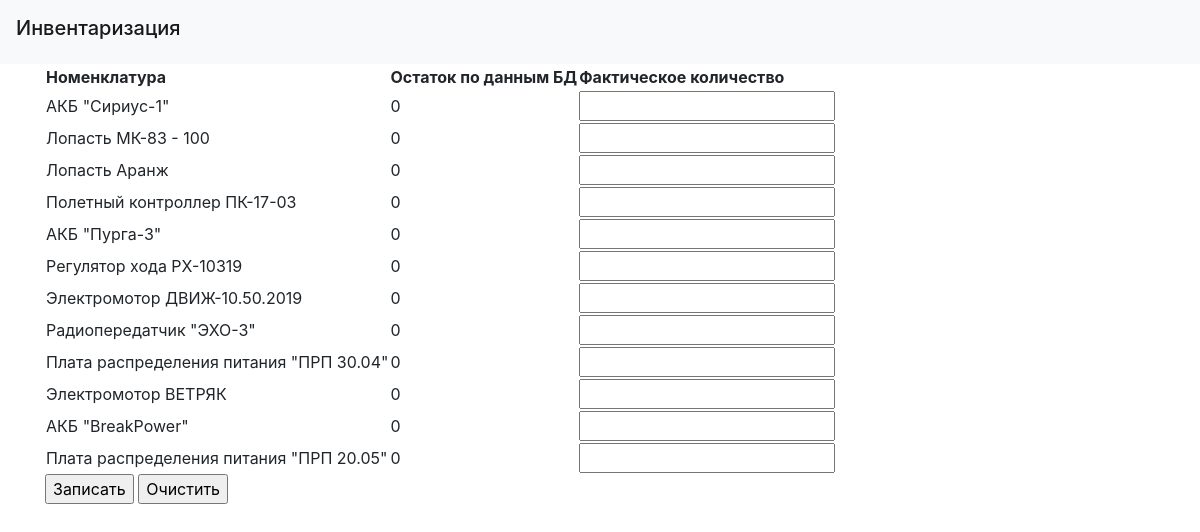
The page /inventarisation on the database its author committed.
### data/details.py (models this page shows)
class DetailCategory(SqlAlchemyBase, UserMixin, SerializerMixin):
    __tablename__ = 'detail_category'
    id = sqlalchemy.Column(sqlalchemy.Integer, primary_key=True, autoincrement=True)
    name_det = sqlalchemy.Column(sqlalchemy.String)
    category = sqlalchemy.Column(sqlalchemy.String)

### main.py (the view)
@app.route('/inventarisation', methods=['GET', 'POST'])
def reqister():
    combo_box_options = []
    db_session.global_init('db/drons1.sqlite')
    session = db_session.create_session()
    for user in session.query(DetailCategory):
        combo_box_options.append((user.name_det, 0))
    params = dict()
    params['list_of_sub'] = combo_box_options
    return render_template('table_inv.html', title='Регистрация', params=params)

### data/db_session.py (called while the page is built, shortened)
def global_init(db_file):
    global __factory
    if __factory:
        return

def create_session() -> Session:
    global __factory
    return __factory()

### templates/table_inv.html
{% extends "base.html" %}
{% block content %}
<form>
    <table>
        <tr>
            <th>Номенклатура</th>
            <th>Остаток по данным БД</th>
            <th>Фактическое количество</th>
        </tr>
        {% for item in params['list_of_sub'] %}
        <tr>
            <td>{{ item[0] }}</td>
            <td>{{ item[1] }}</td>
            <td><input type="text"></td>
        </tr>
        {% endfor %}
    </table>
    <p>
        <input type="submit" value="Записать">
        <input type="reset" value="Очистить">
    </p>
</form>
{% endblock %}

### templates/base.html (shortened to what this page needs)
<!doctype html>
<html lang="en">
<head>
    <link rel="stylesheet"
          href="https://stackpath.bootstrapcdn.com/bootstrap/4.4.1/css/bootstrap.min.css"
>
    <link rel="stylesheet" href="/static/css/style.css">
</head>
<body>
<header>
    <nav class="navbar navbar-light bg-light">
        <h1 class="navbar-brand" href="#">Инвентаризация</h1>
    </nav>
</header>
<main role="main" class="container">
    {% block content %}{% endblock %}
</main>
</body>
</html>

### rows shown on the page
DetailCategory: name_det "АКБ \"Сириус-1\"", item "0"
DetailCategory: name_det "Лопасть МК-83 - 100", item "0"
DetailCategory: name_det "Лопасть Аранж", item "0"
DetailCategory: name_det "Полетный контроллер ПК-17-03", item "0"
DetailCategory: name_det "АКБ \"Пурга-3\"", item "0"
DetailCategory: name_det "Регулятор хода РХ-10319", item "0"
DetailCategory: name_det "Электромотор ДВИЖ-10.50.2019", item "0"
DetailCategory: name_det "Радиопередатчик \"ЭХО-3\"", item "0"
DetailCategory: name_det "Плата распределения питания \"ПРП 30.04\"", item "0"
DetailCategory: name_det "Электромотор ВЕТРЯК", item "0"
DetailCategory: name_det "АКБ \"BreakPower\"", item "0"
DetailCategory: name_det "Плата распределения питания \"ПРП 20.05\"", item "0"
